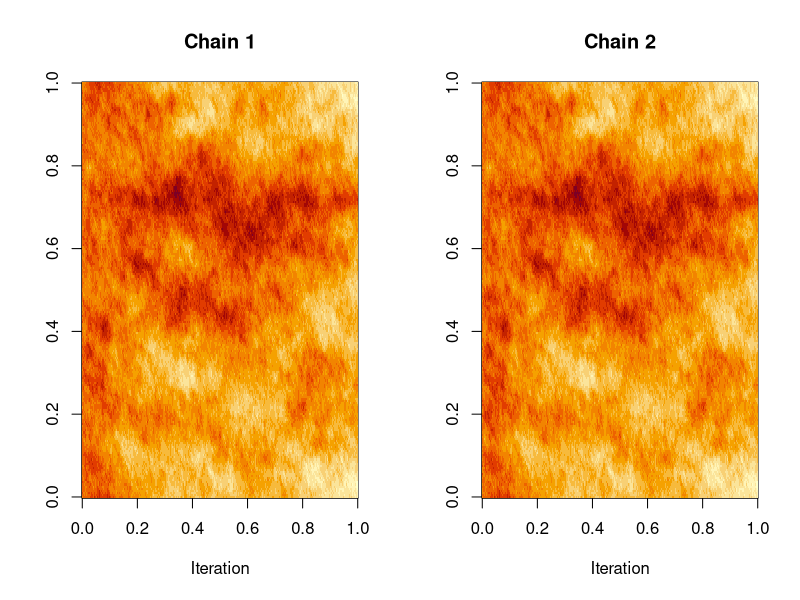
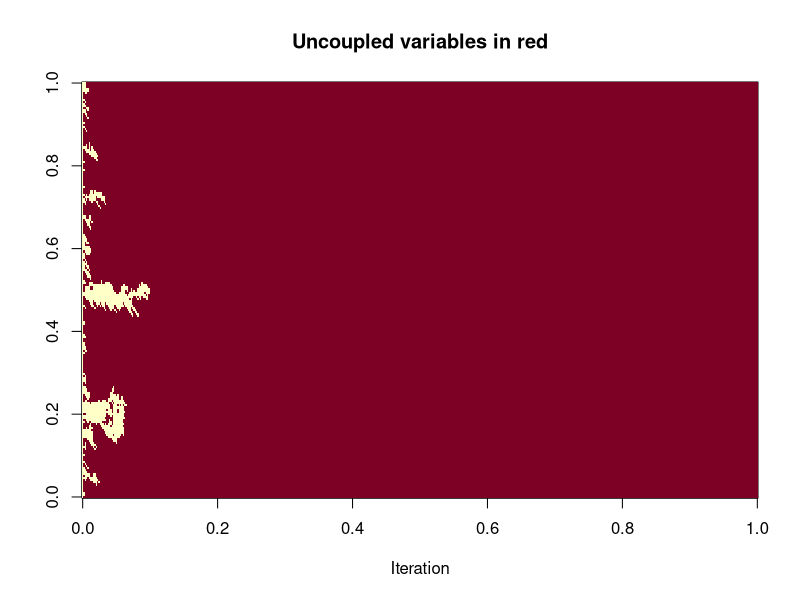
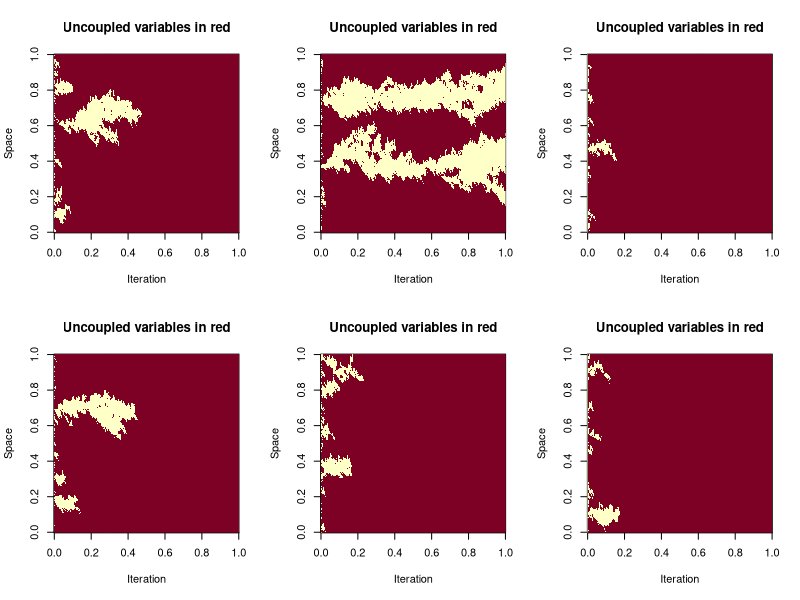

These charts were generated, in order, by the following R code:
## ar1.R
## A coupled AR(1) example

## Maximal coupling

rcouple = function(rp, dp, rq, dq) {
    x = rp()
    w = runif(1,0,dp(x))
    if (w < dq(x))
        return(c(x,x))
    else repeat {
        ys = rq()
        ws = runif(1,0,dq(ys))
        if (ws > dp(ys))
            return(c(x,ys))
        }
}

## Coupled Gibbs

car1 = function(n = 500, N = 200, a = 0.99) {
    arr = array(dim = c(n,N,2))
    x = matrix(rnorm(2*N, 2*sqrt(1/(1-a*a))), ncol=2)
    arr[1, , ] = x
    w = a/(1+a*a)
    csd = sqrt(1/(1+a*a))
    for (i in 2:n) {
        arr[i, 1, ] = rcouple(
            function() rnorm(1, w*(arr[i-1,N,1]+arr[i-1,2,1]), csd),
            function(xp) dnorm(xp, w*(arr[i-1,N,1]+arr[i-1,2,1]), csd),
            function() rnorm(1, w*(arr[i-1,N,2]+arr[i-1,2,2]), csd),
            function(xp) dnorm(xp, w*(arr[i-1,N,2]+arr[i-1,2,2]), csd)
        )
        for (j in 2:(N-1)) {
            arr[i, j, ] = rcouple(
                function() rnorm(1, w*(arr[i,j-1,1]+arr[i-1,j+1,1]), csd),
                function(xp) dnorm(xp, w*(arr[i,j-1,1]+arr[i-1,j+1,1]), csd),
                function() rnorm(1, w*(arr[i,j-1,2]+arr[i-1,j+1,2]), csd),
                function(xp) dnorm(xp, w*(arr[i,j-1,2]+arr[i-1,j+1,2]), csd)
            )
        }
        arr[i, N, ] = rcouple(
            function() rnorm(1, w*(arr[i,N-1,1]+arr[i,1,1]), csd),
            function(xp) dnorm(xp, w*(arr[i,N-1,1]+arr[i,1,1]), csd),
            function() rnorm(1, w*(arr[i,N-1,2]+arr[i,1,2]), csd),
            function(xp) dnorm(xp, w*(arr[i,N-1,2]+arr[i,1,2]), csd)
        )
    }
    arr
}
    
arr = car1()
op = par(mfrow=c(1,2))
image(arr[, , 1], main="Chain 1", xlab="Iteration")
image(arr[, , 2], main="Chain 2", xlab="Iteration")
par(op)
Sys.sleep(1)
image(1*((arr[, , 1]-arr[, , 2]) == 0.0),
      main="Uncoupled variables in red", xlab="Iteration")
Sys.sleep(2)

op = par(mfrow=c(2,3))
for (i in 1:6) {
    arr = car1()
    image(1*((arr[, , 1]-arr[, , 2]) == 0.0), ylab="Space",
          main="Uncoupled variables in red", xlab="Iteration")    
}
par(op)




## eof

